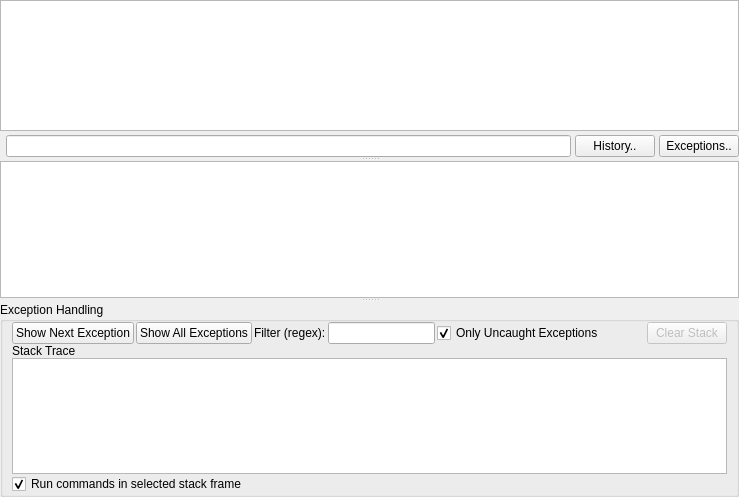
<?xml version="1.0" encoding="UTF-8"?>
<ui version="4.0">
 <class>Form</class>
 <widget class="QWidget" name="Form">
  <property name="geometry">
   <rect>
    <x>0</x>
    <y>0</y>
    <width>739</width>
    <height>497</height>
   </rect>
  </property>
  <property name="windowTitle">
   <string>Console</string>
  </property>
  <layout class="QGridLayout" name="gridLayout">
   <property name="leftMargin">
    <number>0</number>
   </property>
   <property name="topMargin">
    <number>0</number>
   </property>
   <property name="rightMargin">
    <number>0</number>
   </property>
   <property name="bottomMargin">
    <number>0</number>
   </property>
   <property name="spacing">
    <number>0</number>
   </property>
   <item row="0" column="0">
    <widget class="QSplitter" name="splitter">
     <property name="orientation">
      <enum>Qt::Vertical</enum>
     </property>
     <widget class="QWidget" name="layoutWidget">
      <layout class="QVBoxLayout" name="verticalLayout">
       <property name="spacing">
        <number>4</number>
       </property>
       <item>
        <widget class="QPlainTextEdit" name="output">
         <property name="font">
          <font>
           <family>Courier New</family>
           <stylestrategy>PreferAntialias</stylestrategy>
          </font>
         </property>
         <property name="readOnly">
          <bool>true</bool>
         </property>
        </widget>
       </item>
       <item>
        <layout class="QHBoxLayout" name="horizontalLayout">
         <property name="leftMargin">
          <number>6</number>
         </property>
         <item>
          <widget class="CmdInput" name="input"/>
         </item>
         <item>
          <widget class="QPushButton" name="historyBtn">
           <property name="text">
            <string>History..</string>
           </property>
           <property name="checkable">
            <bool>true</bool>
           </property>
          </widget>
         </item>
         <item>
          <widget class="QPushButton" name="exceptionBtn">
           <property name="text">
            <string>Exceptions..</string>
           </property>
           <property name="checkable">
            <bool>true</bool>
           </property>
          </widget>
         </item>
        </layout>
       </item>
      </layout>
     </widget>
     <widget class="QListWidget" name="historyList">
      <property name="font">
       <font>
        <family>Courier New</family>
        <stylestrategy>PreferAntialias</stylestrategy>
       </font>
      </property>
     </widget>
     <widget class="QGroupBox" name="exceptionGroup">
      <property name="title">
       <string>Exception Handling</string>
      </property>
      <layout class="QGridLayout" name="gridLayout_2">
       <property name="topMargin">
        <number>0</number>
       </property>
       <property name="bottomMargin">
        <number>0</number>
       </property>
       <property name="horizontalSpacing">
        <number>2</number>
       </property>
       <property name="verticalSpacing">
        <number>0</number>
       </property>
       <item row="0" column="6">
        <widget class="QPushButton" name="clearExceptionBtn">
         <property name="enabled">
          <bool>false</bool>
         </property>
         <property name="text">
          <string>Clear Stack</string>
         </property>
        </widget>
       </item>
       <item row="0" column="1">
        <widget class="QPushButton" name="catchAllExceptionsBtn">
         <property name="text">
          <string>Show All Exceptions</string>
         </property>
         <property name="checkable">
          <bool>true</bool>
         </property>
        </widget>
       </item>
       <item row="0" column="0">
        <widget class="QPushButton" name="catchNextExceptionBtn">
         <property name="text">
          <string>Show Next Exception</string>
         </property>
         <property name="checkable">
          <bool>true</bool>
         </property>
        </widget>
       </item>
       <item row="0" column="4">
        <widget class="QCheckBox" name="onlyUncaughtCheck">
         <property name="text">
          <string>Only Uncaught Exceptions</string>
         </property>
         <property name="checked">
          <bool>true</bool>
         </property>
        </widget>
       </item>
       <item row="2" column="0" colspan="7">
        <widget class="QListWidget" name="exceptionStackList">
         <property name="alternatingRowColors">
          <bool>true</bool>
         </property>
        </widget>
       </item>
       <item row="3" column="0" colspan="7">
        <widget class="QCheckBox" name="runSelectedFrameCheck">
         <property name="text">
          <string>Run commands in selected stack frame</string>
         </property>
         <property name="checked">
          <bool>true</bool>
         </property>
        </widget>
       </item>
       <item row="1" column="0" colspan="7">
        <widget class="QLabel" name="exceptionInfoLabel">
         <property name="text">
          <string>Stack Trace</string>
         </property>
         <property name="wordWrap">
          <bool>true</bool>
         </property>
        </widget>
       </item>
       <item row="0" column="5">
        <spacer name="horizontalSpacer">
         <property name="orientation">
          <enum>Qt::Horizontal</enum>
         </property>
         <property name="sizeHint" stdset="0">
          <size>
           <width>40</width>
           <height>20</height>
          </size>
         </property>
        </spacer>
       </item>
       <item row="0" column="2">
        <widget class="QLabel" name="label">
         <property name="text">
          <string>Filter (regex):</string>
         </property>
        </widget>
       </item>
       <item row="0" column="3">
        <widget class="QLineEdit" name="filterText"/>
       </item>
      </layout>
     </widget>
    </widget>
   </item>
  </layout>
 </widget>
 <customwidgets>
  <customwidget>
   <class>CmdInput</class>
   <extends>QLineEdit</extends>
   <header>.CmdInput</header>
  </customwidget>
 </customwidgets>
 <resources/>
 <connections/>
</ui>
